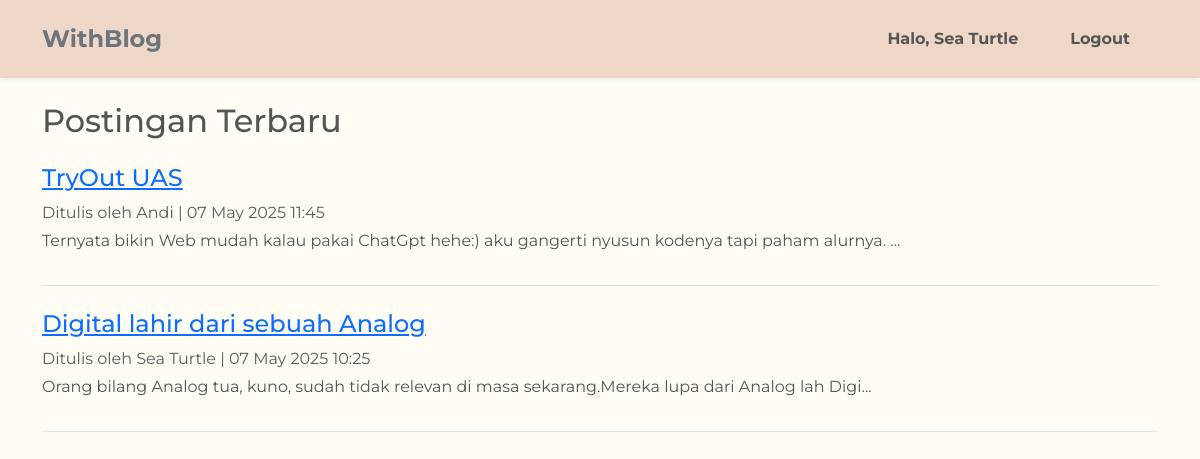
The page /beranda.php (signed in) on the database its author committed.
### tables this page shows
CREATE TABLE `posts` (
  `id` int NOT NULL,
  `user_id` int NOT NULL,
  `title` varchar(64) NOT NULL,
  `content` text,
  `create_at` datetime NOT NULL
);

CREATE TABLE `users` (
  `id` int NOT NULL,
  `fullname` varchar(64) NOT NULL,
  `email` varchar(64) NOT NULL,
  `password` varchar(255) NOT NULL
);

### beranda.php (the view, shortened to what this page needs)
<?php
$fullname = $_SESSION['fullname'] ?? null;
require './config/connection.php';
$query = "SELECT posts.*, users.fullname FROM posts
          JOIN users ON posts.user_id = users.id
          ORDER BY posts.create_at DESC";
$result = $connect->query($query);
?>
<!DOCTYPE html>
<html lang="en">
<head>
    <link href="https://cdn.jsdelivr.net/npm/bootstrap@5.3.2/dist/css/bootstrap.min.css" rel="stylesheet">
    <link href="assets/style.css" rel="stylesheet">
</head>
<body>
<nav class="navbar navbar-expand-lg py-3 shadow-sm">
  <div class="container">
    <a class="navbar-brand d-flex align-items-center" href="beranda.php">
    <span class="fw-bold fs-4 text-secondary">WithBlog</span>
    </a>
    <ul class="navbar-nav d-flex align-items-center gap-3 mb-0">
  <?php if ($fullname): ?>
    <li class="nav-item d-flex align-items-center">
      <a class="nav-link px-2" href="admin/dashboard.php">Halo, <?= htmlspecialchars($fullname) ?></a>
    </li>
    <li class="nav-item d-flex align-items-center">
      <a class="nav-link px-2" href="admin/logout.php">Logout</a>
    </li>
  <?php else: ?>
    <li class="nav-item d-flex align-items-center">
      <a class="nav-link px-2" href="login.php">Login</a>
    </li>
  <?php endif; ?>
</ul>
</div>
</nav>
<div class="container mt-4">
  <h2 class="mb-4">Postingan Terbaru</h2>
  <?php while ($row = $result->fetch_assoc()): ?>
    <div class="mb-4 border-bottom pb-3">
      <h4>
        <a href="post.php?id=<?= $row['id'] ?>">
          <?= htmlspecialchars($row['title']) ?>
        </a>
      </h4>
      <p class="text-muted mb-1">
        Ditulis oleh <?= htmlspecialchars($row['fullname']) ?> |
        <?= date('d M Y H:i', strtotime($row['create_at'])) ?>
      </p>
      <p><?= nl2br(htmlspecialchars(substr($row['content'], 0, 100))) ?>...</p>
    </div>
  <?php endwhile; ?>
</div>
</body>
</html>

### style.css (style rules this page uses)
body { background-color: #FFFDF4; font-family: 'Montserrat', sans-serif; color: #545454; }
.navbar { background-color: rgb(238, 215, 198); font-weight: 600; }
.nav-link { color: #555 !important; font-weight: bold; margin-right: 20px; }

### rows shown on the page
posts: title "TryOut UAS", user.fullname "Andi", create_at "07 May 2025 11:45", content "Ternyata bikin Web mudah kalau pakai ChatGpt hehe:) aku gangerti nyusun kodenya tapi paham alurnya."
posts: title "Digital lahir dari sebuah Analog", user.fullname "Sea Turtle", create_at "07 May 2025 10:25", content "Orang bilang Analog tua, kuno, sudah tidak relevan di masa sekarang.Mereka lupa dari Analog lah Digi"

### other values the page prints
$fullname "Sea Turtle"
